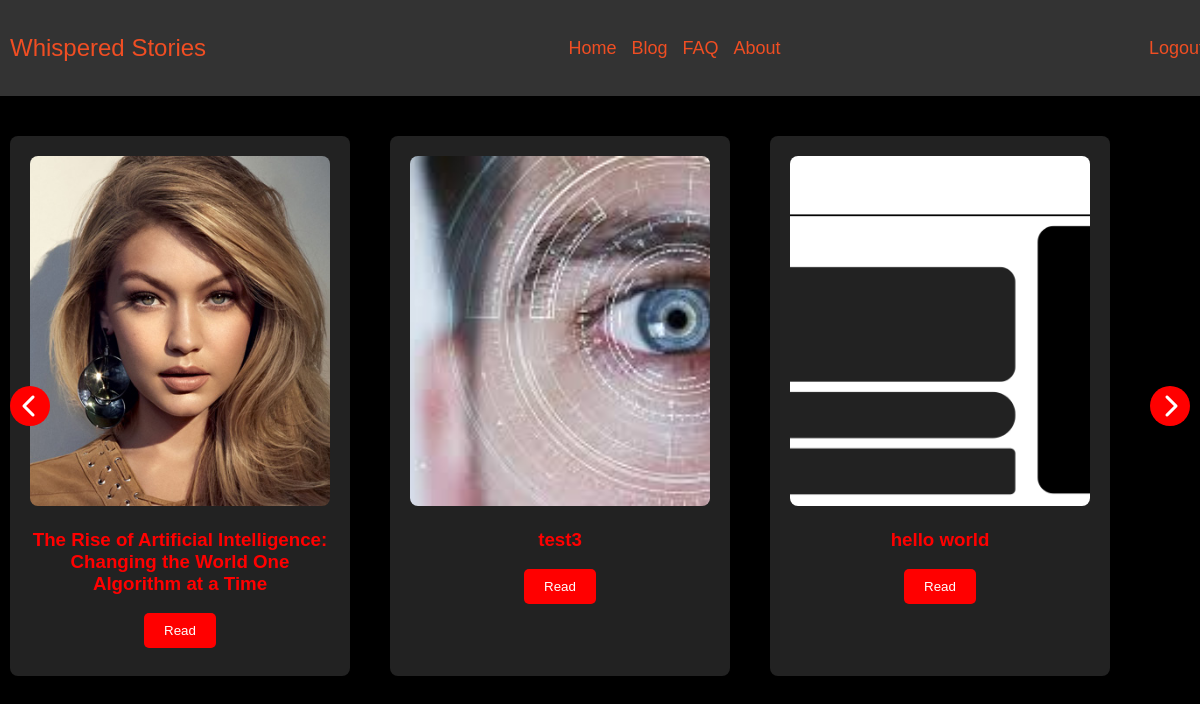
Page /blog/ (signed in) on the committed database.
### task_app/models.py (models this page shows, shortened)
class blog(models.Model):
    user = models.ForeignKey(User, on_delete=models.CASCADE)
    image = models.ImageField(upload_to='blog_images/')
    title = models.CharField(max_length=150)
    content = models.TextField()
    like = models.ManyToManyField(User, blank=True, related_name='blog_like')

### task_app/views.py (the view)
# urls.py: path('blog/', Blog.as_view(), name='blog'),
class Blog(LoginRequiredMixin,ListView):
    model = blog
    template_name = 'blog.html'
    context_object_name = 'blogs'

### templates/blog.html (shortened to what this page needs)
{% extends 'base.html' %}
{% load static %}
{% block content %}
<link rel="stylesheet" href="{% static 'css/blog-show.css' %}">
<link rel="stylesheet" href="https://cdnjs.cloudflare.com/ajax/libs/font-awesome/6.0.0-beta3/css/all.min.css"/>
<br>
<br>
<div class="blog-section">
  <button class="nav-button left-button" id="leftBtn" aria-label="Scroll left">
    <i class="fas fa-chevron-left"></i>
  </button>
  <div class="blog-container" id="blogContainer">
    {% for blog in blogs %}
      <div class="blog-post">
        <img src="{{ blog.image.url }}" alt="Image of {{ blog.title }}" />
        <h3>{{ blog.title }}</h3>
        <button class="read-button">
          <a href="{% url 'read_blog' blog.pk %}">Read</a>
        </button>
      </div>
    {% endfor %}
  </div>
  <button class="nav-button right-button" id="rightBtn" aria-label="Scroll right">
    <i class="fas fa-chevron-right"></i>
  </button>
</div>
{% endblock %}

### templates/base.html (shortened to what this page needs)
{% load static %}
<!DOCTYPE html>
<html lang="en">
<head>
    <link rel="stylesheet" href="{% static 'css/base.css' %}">
</head>
<body>
    <div class="navbar">
        <div>
            <h3>Whispered Stories</h3>
        </div>
        <div class="navbar-links">
            <a href="{% url 'home' %}">Home</a>
            <a href="{% url 'blog' %}">Blog</a>
            <a href="{% url 'faq' %}">FAQ</a>
            <a href="#">About</a>
        </div>
        <div class="logout">
            <form method="POST" action="{% url 'logout' %}">
                <button type="submit">Logout</button>
            </form>
        </div>
    </div>
    <div class="content">
        {% block content %}
        {% endblock %}
    </div>
</body>
</html>

### static/css/base.css (style rules this page uses)
html, body { height: 100%; margin: 0; font-family: Arial, sans-serif; padding: 0; overflow-x: hidden; background-color: black !important; }
.navbar { position: fixed; top: 0; left: 0; width: 100%; z-index: 9999; display: flex; justify-content: space-between; align-items: center; padding: 10px; background-color: #333; box-shadow: 0 4px 6px rgba(0, 0, 0, 0.1); }
.navbar h3 { color: #f04e23; font-size: 24px; font-weight: 100; }
.navbar-links { display: flex; gap: 15px; }
.navbar-links a { text-decoration: none; color: #f04e23; font-size: 18px; }
.logout button { background-color: transparent; border: none; color: #f04e23; font-size: 18px; cursor: pointer; }
.content { padding-top: 70px; }

### static/css/blog-show.css (style rules this page uses)
.blog-section { display: flex; align-items: center; justify-content: center; width: 100%; max-width: 1200px; margin: 0 auto; overflow: hidden; padding: 20px 0; position: relative; }
.blog-container { display: flex; transition: transform 0.5s ease; gap: 20px; overflow: hidden; width: 100%; scroll-behavior: smooth; }
.blog-post { background-color: #222; padding: 20px; margin: 10px; width: 300px; min-height: 500px; border-radius: 8px; box-shadow: 0 0 10px rgba(0, 0, 0, 0.1); text-align: center; display: flex; flex-direction: column; justify-content: space-between; color: red; }
.blog-post img { width: 100%; height: 70%; border-radius: 8px; object-fit: cover; }
.read-button { background-color: red; color: #fff; border: none; padding: 10px 20px; border-radius: 5px; cursor: pointer; margin-top: auto; }
.read-button a { color: #fff; text-decoration: none; }
.nav-button { background-color: red; color: white; border: none; padding: 10px; cursor: pointer; position: absolute; top: 50%; transform: translateY(-50%); z-index: 1; font-size: 24px; border-radius: 50%; width: 40px; height: 40px; display: flex; justify-content: center; align-items: center; }
.left-button { left: 10px; }
.right-button { right: 10px; }
.nav-button::before { content: ''; }

### rows in the picture
blog: image (placeholder picture), title "The Rise of Artificial Intelligence: Changing the World One Algorithm at a Time"
blog: image (picture), title "test3"
blog: image (picture), title "hello world"
